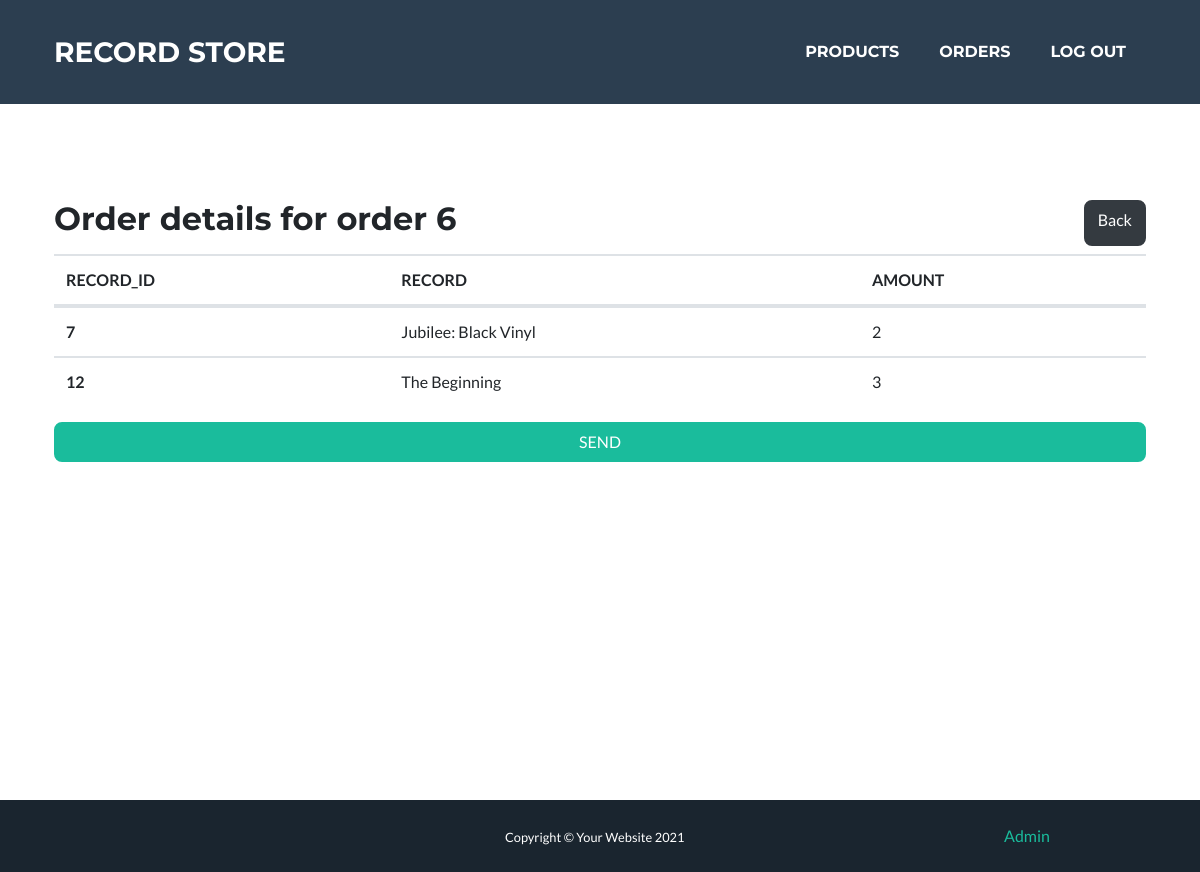
The app's page /admin/orders/6 (signed in) with its own data.
### tables this page shows
CREATE TABLE `orders` (
  `id_order` int(11) NOT NULL,
  `sent` tinyint(1) DEFAULT NULL,
  `timestamp` timestamp NULL DEFAULT CURRENT_TIMESTAMP,
  `id_customer` int(11) NOT NULL
);

CREATE TABLE `order_details` (
  `orders_id_order` int(11) NOT NULL,
  `records_id_record` int(11) NOT NULL,
  `amount` int(11) DEFAULT NULL
);

CREATE TABLE `records` (
  `id_record` int(11) NOT NULL,
  `title` varchar(200) DEFAULT NULL,
  `description` varchar(1000) DEFAULT NULL,
  `price` decimal(11,2) DEFAULT NULL,
  `year_released` year(4) DEFAULT NULL,
  `cover` varchar(45) DEFAULT NULL,
  `stock` int(11) NOT NULL,
  `for_sale` tinyint(1) NOT NULL DEFAULT '1'
);

### models/Database.php (called while the page is built, shortened)
<?php
class Database
{
    private $conn = null;
    public function __construct($database, $username = "root", $password = "root", $servername = "localhost")
    {
        $dsn = "mysql:host=$servername;dbname=$database;charset=UTF8";
        try {
            $this->conn = new PDO($dsn, $username, $password);
            $this->conn->setAttribute(PDO::ATTR_ERRMODE, PDO::ERRMODE_EXCEPTION);
        } catch (PDOException $e) {
            echo "Connection failed: " . $e->getMessage();
        }
    }
    private function execute($statement, $input_parameters = [])
    {
        try {
            $stmt = $this->conn->prepare($statement);
            $stmt->execute($input_parameters);
            return $stmt;
        } catch (PDOException $e) {
            echo "Error: " . $e->getMessage() . "<br>";
            throw new Exception($e->getMessage());
        }
    }
    public function select($statement, $input_parameters = [])
    {
        $stmt = $this->execute($statement, $input_parameters);
        return $stmt->fetchAll();
    }
}

### models/AdminModel.php (called while the page is built, shortened)
<?php
class AdminModel
{
    private $db;
    public function __construct($database)
    {
        $this->db = $database;
    }
    public function fetchOrderById($id)
    {
        $statement = "SELECT orders.id_order, records.title, records.id_record, order_details.amount, orders.sent FROM orders
        JOIN order_details ON order_details.orders_id_order = orders.id_order
        JOIN records ON records.id_record = order_details.records_id_record
        WHERE orders.id_order = :id";
        $parameters = array(":id" => $id);
        $order = $this->db->select($statement, $parameters);
        return $order;
    }
}

### views/AdminView.php (the view, shortened to what this page needs)
<?php
class AdminView
{
    public function viewHeader($title)
    {
        include_once("views/partials/header.php");
    }
    public function viewFooter()
    {
        include_once("views/partials/footer.php");
    }
    public function viewTableRowOrderDetails($order)
    {
        $tableRow = <<<HTML
            <tr>
            <th scope="row">$order[id_record]</th>
            <td>
                $order[title]
            </td>
            <td>
                $order[amount]
            </td>
            </tr>
        HTML;
        echo $tableRow;
    }
    public function viewOrderDetails($order)
    {
        $idOrder = $order[0];
        $destination = URLROOT . "admin/orders";
        $tableStart = <<<HTML
        <div class="container masthead min-vh-100">
            <div class='d-flex justify-content-between'>
                <h2>Order details for order $idOrder[id_order]</h2>
                <a href='$destination' class='btn btn-dark'>Back</a>
            </div>
            <table class="table mt-2">
                <thead>
                    <tr>
                    <th scope="col">RECORD_ID</th>
                    <th scope="col">RECORD</th>
                    <th scope="col">AMOUNT</th>
                </thead>
                <tbody>
        HTML;
        echo $tableStart;
        foreach ($order as $orderDetails) {
            $this->viewTableRowOrderDetails($orderDetails);
        }
        $tableEnd = <<<HTML
            </tbody>
            </table>
        HTML;
        echo $tableEnd;
        if (!$idOrder["sent"])
            echo
            "<form action='#' method='POST'>
            <input class='btn btn-primary btn-block' type='submit' value='SEND'/>
            </form>";
        echo "</div>";
    }
}

### records on screen
orders: id_order "6"
order_details: records_id_record.id_record "7", records_id_record.title "Jubilee: Black Vinyl", amount "2"
order_details: records_id_record.id_record "12", records_id_record.title "The Beginning", amount "3"

### other values on screen
$listItem[title] "PRODUCTS"
$listItem[title] "ORDERS"
$listItem[title] "LOG OUT"
